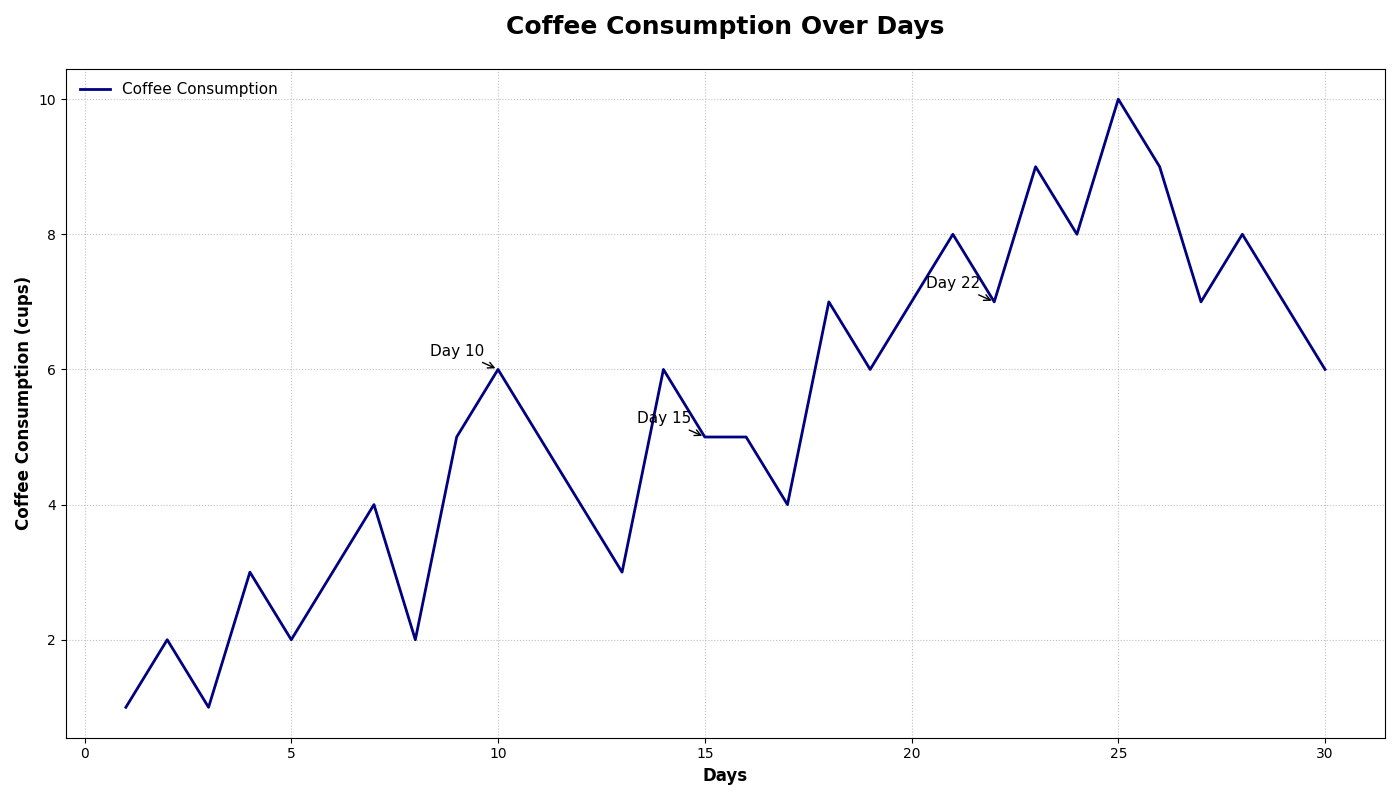

Reproduce this figure in Python.
import matplotlib.pyplot as plt
import numpy as np

days = np.arange(1, 31)
coffee_consumption = np.array([1, 2, 1, 3, 2, 3, 4, 2, 5, 6, 5, 4, 3, 6,
                               5, 5, 4, 7, 6, 7, 8, 7, 9, 8, 10, 9, 7, 8, 7, 6])

fig, ax1 = plt.subplots(figsize=(14, 8))

ax1.plot(days, coffee_consumption, label='Coffee Consumption', color='navy', linewidth=2)

plt.title("Coffee Consumption Over Days", fontsize=18, fontweight='bold', pad=25)
ax1.set_xlabel("Days", fontsize=12, fontweight='bold')
ax1.set_ylabel("Coffee Consumption (cups)", fontsize=12, fontweight='bold')

highlight_days = [10, 15, 22]
for day in highlight_days:
    ax1.annotate(f'Day {day}', 
                (day, coffee_consumption[day-1]), 
                textcoords="offset points", 
                xytext=(-10,10), 
                ha='right', 
                fontsize=11, 
                arrowprops=dict(arrowstyle='->', color='black'))

ax1.grid(visible=True, linestyle=':', alpha=0.8)
scatter_legend = ax1.legend(loc='upper left', fontsize=11, frameon=False)

plt.tight_layout()

plt.show()
